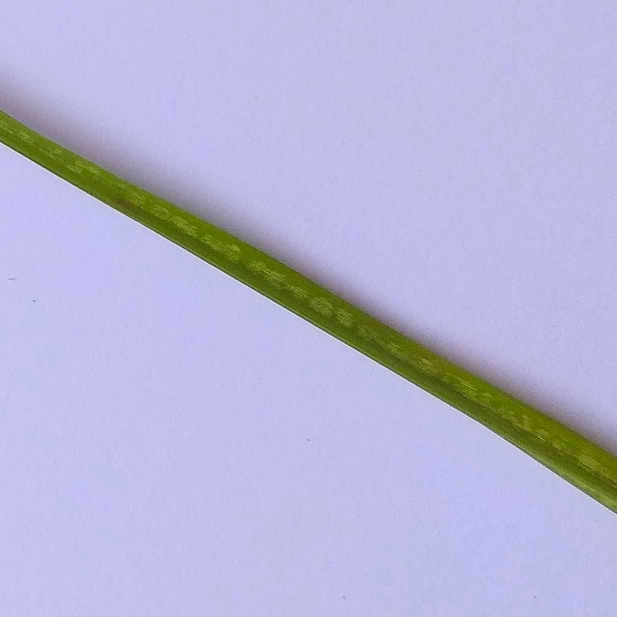
#> input picture dataset/healthy/image10.jpg, 1233 x 1233 px (shown at 1/2 size); its folder holds only this picture in this run; the run also reads 1 picture not shown here
$ jupyter execute --allow-errors Percobaan1.ipynb   (shell and % lines are left out)   (older library calls are emulated)
#> lines starting #> are read from the running program, lines starting #| are printed output that depends on the picture
[cell 1]
# Import library yang kalian butuhkan
import os
import cv2 as cv
import matplotlib.pyplot as plt
import numpy as np
import pandas as pd
from sklearn.model_selection import train_test_split, cross_val_predict
from sklearn.metrics import accuracy_score, classification_report
from skimage.feature import graycomatrix, graycoprops
from scipy.stats import entropy
from sklearn.ensemble import RandomForestClassifier
from sklearn.svm import SVC
from sklearn.neighbors import KNeighborsClassifier
from sklearn.metrics import accuracy_score, precision_score, recall_score, f1_score, confusion_matrix, classification_report
from sklearn.metrics import (confusion_matrix, ConfusionMatrixDisplay)
import seaborn as sns

Kode di atas merupakan library-library yang berisi fungsi-sungsi untuk mempermudah pengolahan data yang ada agar dapat dilakukan pengklasifikasian darisetiap data. Pertama terdapat `install opencv-python` untuk menginstal library yang dibutuhkan secara langsung di `Jupyter Notebook` atau `Google Colab`. Kemudian ada `os` untuk manajemen file dan direktori, `cv2` untuk pemmrosesan citra, `matplotib.pyplot` dan `seaborn` untuk visualisasi data, `numpy` dan `pandas` untuk manipulasi array dan data, `scikit-learn` untuk machine learning, `skimage.feature` untuk ekstraksi fitur tekstur GLCM, `scipy.stats.entropy` untuk menghitung entropi fitur.

Kode di bawah ini terdapat fungsi `resize_citra` yang di mana agar setiap gambar memiliki ukuran yang sama dan bisa di proses oleh fungsi-fungsi yang lain. Selanjutnya terdapat kode untuk membaca gambar dari folder yang menyimpan data. Selanjutnya di konversi label ke bentuk angka(label encoding) agar bisa digunakan untuk training model machine learning. Dan terakhir kode untuk menampilkan 2 contoh citra dari label berbeda secara berdampingan.

[cell 2]
def resize_citra(gambar, ukuran):
    h, w = gambar.shape[:2]
    if gambar.ndim == 3:
        c = gambar.shape[2]
        keluaran = np.zeros((ukuran, ukuran, c), dtype=gambar.dtype)
    else:
        keluaran = np.zeros((ukuran, ukuran), dtype=gambar.dtype)
    for i in range(ukuran):
        for j in range(ukuran):
            src_i = int(i * h / ukuran)
            src_j = int(j * w / ukuran)
            keluaran[i, j] = gambar[src_i, src_j]
    return keluaran

data = []
labels = []
file_name = []
for sub_folder in os.listdir("dataset/"):
    if sub_folder.startswith("."):
        continue

    sub_folder_path = os.path.join("dataset/", sub_folder)
    if os.path.isdir(sub_folder_path):
        sub_folder_files = os.listdir(sub_folder_path)
        for filename in sub_folder_files:
            img_path = os.path.join(sub_folder_path, filename)

            img = plt.imread(img_path)
#> img is the input picture: shape (1233, 1233, 3); mean R, G, B 183.9, 182.2, 215.2
            resize_img = resize_citra(img, 256)
#> after the loop in resize_citra, `for i in range(ukuran):`:
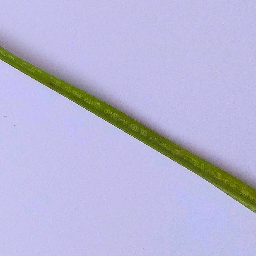
#> keluaran: shape (256, 256, 3); mean R, G, B 183.9, 182.3, 215.2

            data.append(resize_img)
            labels.append(sub_folder)
            name = os.path.splitext(filename)[0]
            file_name.append(filename)

data = np.array(data)
labels = np.array(labels)
print("Jumlah data:", len(data))
unique_labels = np.unique(labels)
label_to_index = {label: index for index, label in enumerate(unique_labels)}
labels = np.array([label_to_index[label] for label in labels])
print("Jumlah kelas:", len(unique_labels))

healthy = plt.imread("dataset/healthy/image1.jpg")
leafblast = plt.imread("dataset/leafblast/image1.jpg")

plt.figure(figsize=(10, 5))

plt.subplot(1, 2, 1)
plt.imshow(healthy)
plt.title("Healthy Leaf")

plt.subplot(1, 2, 2)
plt.imshow(leafblast)
plt.title("Leaf Blast")
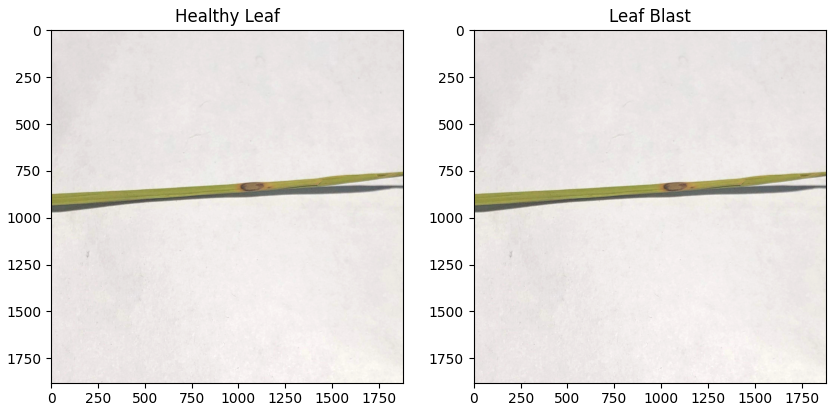
#> figure drawn by matplotlib, 2 panels

[cell 3]
# melakukan augmentasi data
data_augmented = []
labels_augmented = []
paths_augmented = []
file_name_augmented = []
for i in range(len(data)):
	pass

Kode di atas merupakan kode yang akan digunakan untuk `augmentasi` data. di mana terdapat `data_augmented` untuk menyimoan hasil citra setelah augmentasi, `labels_augmented` untuk label yang sesuai untuk setiap citra augmentasi, `paths_augmented` untuk menyimpan path asal data, serta `file_name_augmented` untuk menyimpan nama file yang sudah di augmentasi.

[cell 4]
print("Data sebelum augmentasi: ", len(data))
print("Data setelah augmentasi: ", len(data_augmented))

Kode di atas digunakan untuk menampilkan onformasi terkait data sebelum dan sesudah augmentasi.

[cell 5]
def ubah_ke_gray(gambar):
    if gambar.ndim == 3:
        return np.dot(gambar[..., :3], [0.2989, 0.5870, 0.1140])
    return gambar

def normalisasi(image):
    return (image - np.min(image)) / (np.max(image) - np.min(image)) * 255

Kode di atas merupakan fungsi-fungsi untuk pre-processing terhadap citra masukan, dimana terdapat fungsi `ubah_ke_gray` untuk mengubah citra masukan menjadi graysacle, selanjutnya terdapat fungsi `normalisasi` untuk menormalkan nilai piksel pada citra sehingga seluruh nilai berada dalam rentang `0` sampai `255`.

[cell 6]
def calculate_histogram(image):
    histogram = np.zeros(256, dtype=int)
    histogram.flat[:] = np.bincount(image.flatten(), minlength=256)
    return histogram

def equalize_histogram(image):
    histogram = calculate_histogram(image)
    cdf = histogram.cumsum()
    cdf_min = cdf[cdf > 0].min()  # Ambil nilai minimum CDF yang lebih besar dari 0
    cdf_normalized = np.floor((cdf - cdf_min) * 255 / (image.size - cdf_min)).astype(np.uint8)

    equalized_image = cdf_normalized[image]
    return equalized_image

Kode di bawah ini terdapat  beberapa fungsi  pada `percobaan1` yang digunakan pada pre-processing untuk setiap citra dimana dalam fungsi ini memanggil fungsi-dungsi sebelumnya untuk pre-processing seperti `resize_citra` , `ubah_ke_gray` , dan `normalisasi`.

[cell 7]
def percobaan1(gambar):
	gambar = resize_citra(gambar, 256)
	gambar = ubah_ke_gray(gambar)
	gambar = normalisasi(gambar).astype(np.uint8)
	gambar = equalize_histogram(gambar)
	return gambar

dataPreprocessed = []
for i in range(len(data)):
	img = data[i]
	img = percobaan1(img)
	dataPreprocessed.append(img)
#> this loop made 3 passes
#> pass 1, in percobaan1, `gambar = ubah_ke_gray(gambar)`:
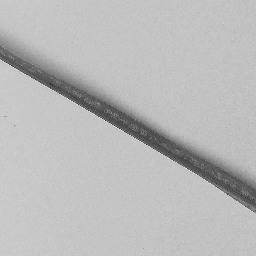
#> gambar: shape (256, 256) float64; min 42.16, max 232.1, mean 186.5
#> pass 1, in percobaan1, `gambar = normalisasi(gambar).astype(np.uint8)`:
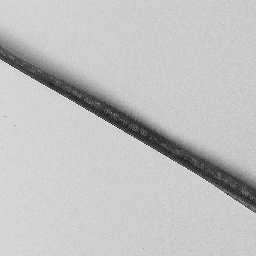
#> gambar: shape (256, 256); min 0, max 255, mean 193.2
#> pass 1, in equalize_histogram, `equalized_image = cdf_normalized[image]`:
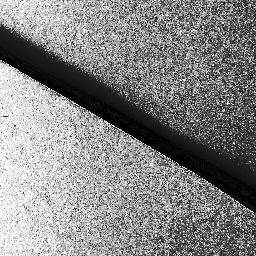
#> equalized_image: shape (256, 256); min 0, max 255, mean 134.6
#> pass 2, in percobaan1 (call 2), `gambar = ubah_ke_gray(gambar)`:
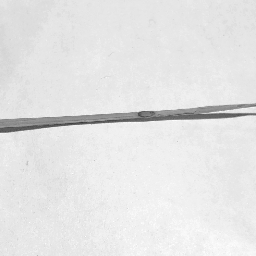
#> gambar: shape (256, 256) float64; min 56.22, max 255, mean 228.7

healthyP = percobaan1(healthy)
#> in normalisasi (call 4), `return (image - np.min(image)) / (np.max(image) - np.min(image)) * 255`:
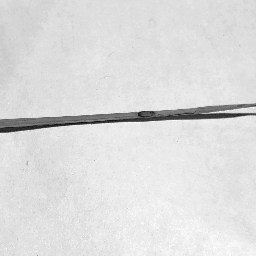
#> returned value: shape (256, 256) float64; min 0, max 255, mean 221.3
#> (the rest of the program and of its run is left out)
